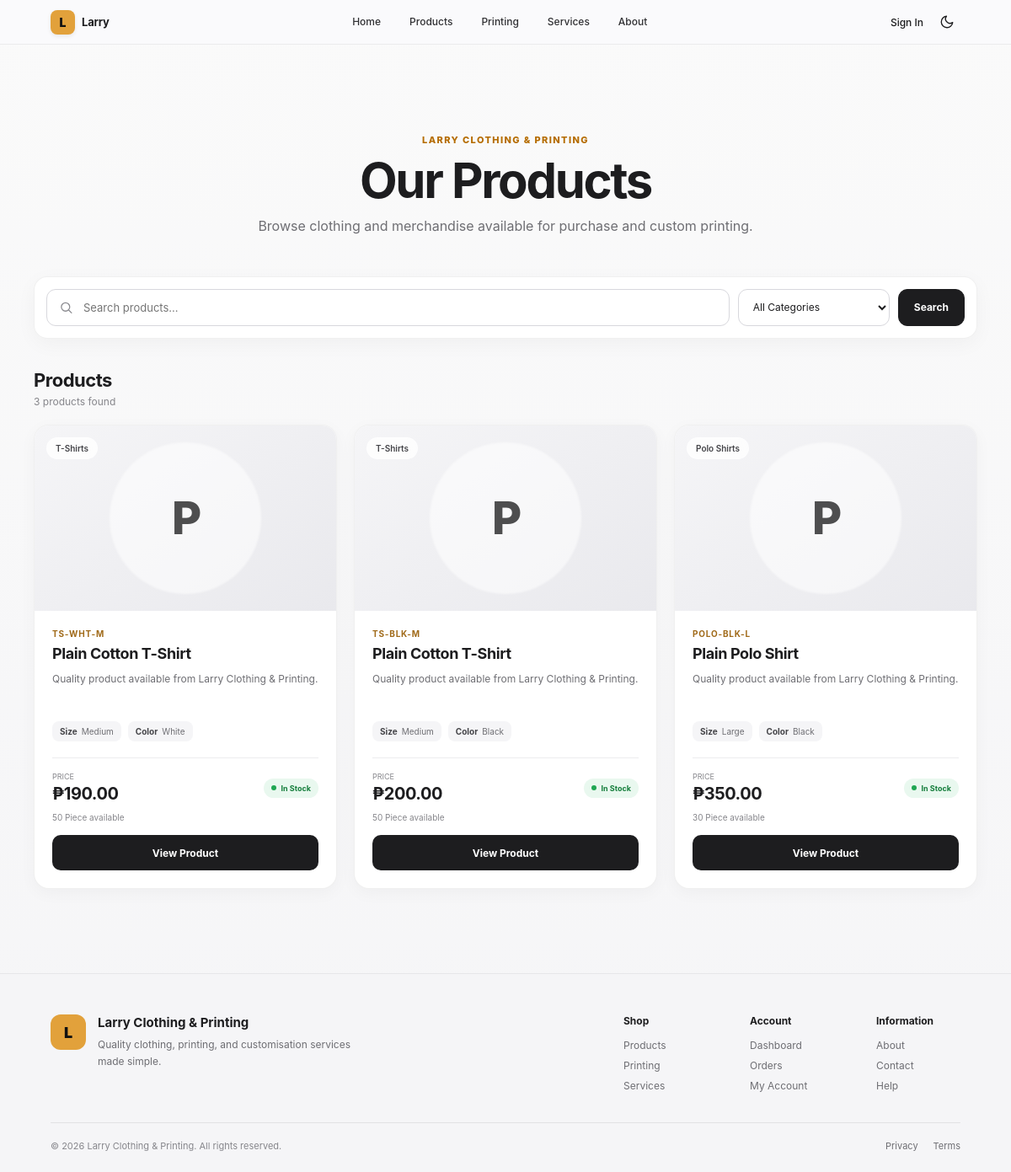
/products.php, run on the app's committed database.
### tables this page shows
CREATE TABLE `products` (
  `product_id` int(11) NOT NULL,
  `category_id` int(11) DEFAULT NULL,
  `product_code` varchar(50) NOT NULL,
  `product_name` varchar(150) NOT NULL,
  `description` text DEFAULT NULL,
  `size` varchar(30) DEFAULT NULL,
  `color` varchar(50) DEFAULT NULL,
  `unit` varchar(30) DEFAULT 'Piece',
  `cost_price` decimal(12,2) DEFAULT 0.00,
  `selling_price` decimal(12,2) NOT NULL DEFAULT 0.00,
  `stock_quantity` int(11) DEFAULT 0,
  `reorder_level` int(11) DEFAULT 5,
  `status` enum('Active','Inactive') DEFAULT 'Active',
  `created_at` timestamp NOT NULL DEFAULT current_timestamp(),
  `updated_at` timestamp NOT NULL DEFAULT current_timestamp() ON UPDATE current_timestamp()
);

CREATE TABLE `categories` (
  `category_id` int(11) NOT NULL,
  `category_name` varchar(100) NOT NULL,
  `description` varchar(255) DEFAULT NULL
);

### products.php (the view, shortened to what this page needs)
<?php
require_once __DIR__ . '/config/db_config.php';
$search = trim(
    (string) ($_GET['search'] ?? '')
);
$sql = "
    SELECT
        p.product_id,
        p.product_code,
        p.product_name,
        p.description,
        p.size,
        p.color,
        p.unit,
        p.selling_price,
        p.stock_quantity,
        p.reorder_level,
        p.status,
        c.category_name
    FROM products p
    LEFT JOIN categories c
        ON p.category_id = c.category_id
    WHERE p.status = 'Active'
";
$params = [];
$sql .= "
    ORDER BY
        p.product_name ASC,
        p.product_id DESC
";
try {
    $productStatement =
        $pdo->prepare($sql);
    $productStatement->execute(
        $params
    );
    $products =
        $productStatement->fetchAll();
} catch (PDOException $e) {
    error_log(
        'Product loading error: '
        . $e->getMessage()
    );
    $products = [];
}
$productCount =
    count($products);
function e(?string $value): string
{
    return htmlspecialchars(
        (string) $value,
        ENT_QUOTES,
        'UTF-8'
    );
}
?>
<!DOCTYPE html>
<html lang="en">
<head>
    <link
        rel="stylesheet"
        href="assets/css/style.css?v=4.0"
    >
    <link
        rel="stylesheet"
        href="assets/css/products.css?v=1.0"
    >
</head>
<body class="products-page">
<?php
require_once __DIR__ . '/header.php';
?>
<main class="products-container">
    <section class="products-hero">
        <div class="products-hero-content">
            <span class="products-label">
                Larry Clothing & Printing
            </span>
            <h1>
                Our Products
            </h1>
            <p>
                Browse clothing and merchandise available
                for purchase and custom printing.
            </p>
        </div>
    </section>
    <section class="products-toolbar">
        <form
            action="products.php"
            method="GET"
            class="products-filter-form"
        >
            <div class="product-search-box">
                <svg
                    viewBox="0 0 24 24"
                    aria-hidden="true"
                >
                    <circle
                        cx="11"
                        cy="11"
                        r="7"
                    ></circle>
                    <line
                        x1="16.65"
                        y1="16.65"
                        x2="21"
                        y2="21"
                    ></line>
                </svg>
                <input
                    type="search"
                    name="search"
                    placeholder="Search products..."
                    value="<?= e($search); ?>"
                >
            </div>
            <select
                name="category"
                class="category-select"
            >
                <option value="">
                    All Categories
                </option>
            </select>
            <button
                type="submit"
                class="filter-button"
            >
                Search
            </button>
        </form>
    </section>
    <section class="products-results-header">
        <div>
            <h2>
                Products
            </h2>
            <p>
                <?= $productCount; ?>
                <?= $productCount === 1
                    ? 'product'
                    : 'products'; ?>
                found
            </p>
        </div>
    </section>
    <?php if ($productCount > 0): ?>
        <section class="products-grid">
            <?php foreach ($products as $product): ?>
                <?php
                $stock =
                    (int) $product['stock_quantity'];
                $reorderLevel =
                    (int) $product['reorder_level'];
                if ($stock <= 0) {
                    $stockClass =
                        'out-of-stock';
                    $stockText =
                        'Out of Stock';
                } elseif (
                    $stock <= $reorderLevel
                ) {
                    $stockClass =
                        'low-stock';
                    $stockText =
                        'Low Stock';
                } else {
                    $stockClass =
                        'in-stock';
                    $stockText =
                        'In Stock';
                }
                $productName =
                    trim(
                        (string)
                        $product['product_name']
                    );
                $initial =
                    strtoupper(
                        mb_substr(
                            $productName,
                            0,
                            1
                        )
                    );
                ?>
                <article class="product-card">
                    <div class="product-image-placeholder">
                        <span>
                            <?= e($initial); ?>
                        </span>
                        <?php if (
                            !empty(
                                $product['category_name']
                            )
                        ): ?>
                            <div class="product-category-badge">
                                <?= e(
                                    $product[
                                        'category_name'
                                    ]
                                ); ?>
                            </div>
                        <?php endif; ?>
                    </div>
                    <div class="product-card-body">
                        <div class="product-code">
                            <?= e(
                                $product[
                                    'product_code'
                                ]
                            ); ?>
                        </div>
                        <h3>
                            <?= e(
                                $product[
                                    'product_name'
                                ]
                            ); ?>
                        </h3>
                        <?php if (
                            !empty(
                                $product[
                                    'description'
                                ]
                            )
                        ): ?>
                            <p class="product-description">
                                <?= e(
                                    $product[
                                        'description'
                                    ]
                                ); ?>
                            </p>
                        <?php else: ?>
                            <p class="product-description">
                                Quality product available
                                from Larry Clothing & Printing.
                            </p>
                        <?php endif; ?>
                        <div class="product-details">
                            <?php if (
                                !empty(
                                    $product['size']
                                )
                            ): ?>
                                <span>
                                    <strong>
                                        Size
                                    </strong>
                                    <?= e(
                                        $product[
                                            'size'
                                        ]
                                    ); ?>
                                </span>
                            <?php endif; ?>
                            <?php if (
                                !empty(
                                    $product['color']
                                )
                            ): ?>
                                <span>
                                    <strong>
                                        Color
                                    </strong>
                                    <?= e(
                                        $product[
                                            'color'
                                        ]
                                    ); ?>
                                </span>
                            <?php endif; ?>
                        </div>
                        <div class="product-card-footer">
                            <div class="product-price">
                                <small>
                                    Price
                                </small>
                                <strong>
                                    ₱<?= number_format(
                                        (float)
                                        $product[
                                            'selling_price'
                                        ],
                                        2
                                    ); ?>
                                </strong>
                            </div>
                            <div
                                class="stock-badge
                                <?= $stockClass; ?>"
                            >
                                <span
                                    class="stock-dot"
                                ></span>
                                <?= $stockText; ?>
                            </div>
                        </div>
                        <div class="stock-count">
                            <?= $stock; ?>
                            <?= e(
                                $product['unit']
                                ?? 'Piece'
                            ); ?>
                            <?= $stock === 1
                                ? 'available'
                                : 'available'; ?>
                        </div>
                        <?php if ($stock > 0): ?>
                            <a
                                href="#"
                                class="product-action"
                            >
                                View Product
                            </a>
                        <?php endif; ?>
                    </div>
                </article>
            <?php endforeach; ?>
        </section>
    <?php endif; ?>
</main>
<?php
require_once __DIR__ . '/footer.php';
?>
</body>
</html>

### data on the page
products: product_name "P", category.category_name "T-Shirts", product_code "TS-WHT-M", product_name "Plain Cotton T-Shirt", shows "Quality product available from Larry Clothing & Printing.", size "Medium", color "White", selling_price "190.00", stockText "In Stock", stock_quantity "50", unit "Piece", shows "View Product"
products: product_name "P", category.category_name "T-Shirts", product_code "TS-BLK-M", product_name "Plain Cotton T-Shirt", shows "Quality product available from Larry Clothing & Printing.", size "Medium", color "Black", selling_price "200.00", stockText "In Stock", stock_quantity "50", unit "Piece", shows "View Product"
products: product_name "P", category.category_name "Polo Shirts", product_code "POLO-BLK-L", product_name "Plain Polo Shirt", shows "Quality product available from Larry Clothing & Printing.", size "Large", color "Black", selling_price "350.00", stockText "In Stock", stock_quantity "30", unit "Piece", shows "View Product"

### other printed values
$productCount "3"
